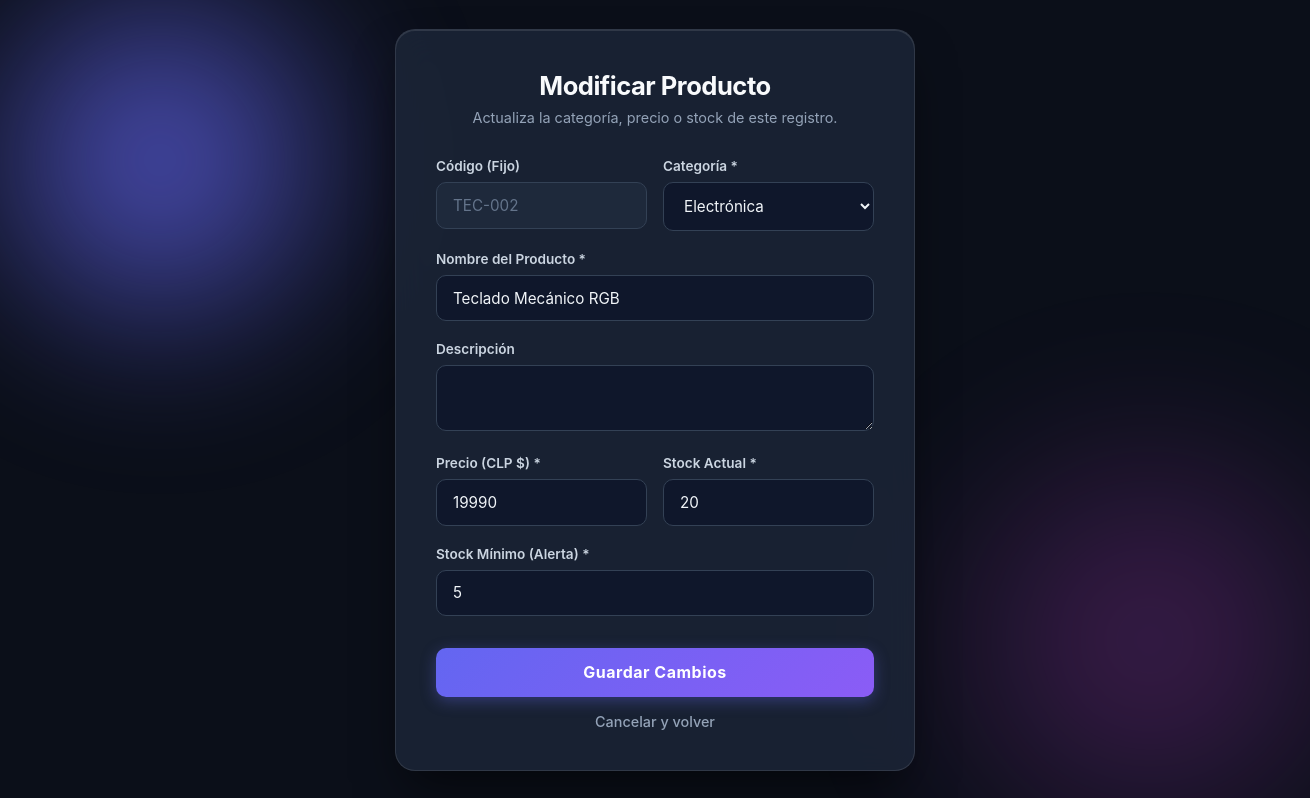
Screenshot of /editar_producto.php?id=3 (signed in) with the database file from the repository.
### tables this page shows
CREATE TABLE `producto` (
  `id_producto` int(11) NOT NULL,
  `id_categoria` int(11) NOT NULL,
  `codigo` varchar(50) NOT NULL,
  `nombre` varchar(150) NOT NULL,
  `descripcion` text DEFAULT NULL,
  `precio` decimal(10,2) NOT NULL,
  `stock_actual` int(11) NOT NULL DEFAULT 0,
  `stock_minimo` int(11) NOT NULL DEFAULT 0,
  `estado` tinyint(4) NOT NULL DEFAULT 1
);

CREATE TABLE `categoria` (
  `id_categoria` int(11) NOT NULL,
  `nombre` varchar(100) NOT NULL,
  `descripcion` varchar(255) DEFAULT NULL,
  `estado` tinyint(4) NOT NULL DEFAULT 1
);

### editar_producto.php (the view, shortened to what this page needs)
<?php
require_once "conexion.php";
$id_producto = $_GET["id"] ?? null;
try {
    $consultaCategorias = $conexion->query("SELECT id_categoria, nombre FROM categoria WHERE estado = 1 ORDER BY nombre ASC");
    $categorias = $consultaCategorias->fetchAll(PDO::FETCH_ASSOC);
} catch (PDOException $e) {
    $mensaje_error = "Error al cargar categorías: " . $e->getMessage();
}
try {
    $stmt = $conexion->prepare("SELECT * FROM producto WHERE id_producto = :id LIMIT 1");
    $stmt->execute([":id" => $id_producto]);
    $producto = $stmt->fetch(PDO::FETCH_ASSOC);
} catch (PDOException $e) {
    die("Error al consultar el producto: " . $e->getMessage());
}
?>
<!DOCTYPE html>
<html lang="es">
<head>
  <link rel="stylesheet" href="diseño.css">
</head>
<body>
  <div class="form-container">
    <div class="form-header">
      <h2>Modificar Producto</h2>
      <p>Actualiza la categoría, precio o stock de este registro.</p>
    </div>
    <form action="editar_producto.php?id=<?= $producto['id_producto'] ?>" method="POST">
      <div class="form-row">
        <div class="form-group">
          <label for="codigo">Código (Fijo)</label>
          <input type="text" id="codigo" class="input-disabled" value="<?= htmlspecialchars($producto['codigo']) ?>" disabled>
        </div>
        <div class="form-group">
          <label for="id_categoria">Categoría *</label>
          <select id="id_categoria" name="id_categoria" required>
            <?php foreach ($categorias as $cat): ?>
              <option value="<?= $cat['id_categoria'] ?>" <?= ($producto['id_categoria'] == $cat['id_categoria']) ? 'selected' : '' ?>>
                <?= htmlspecialchars($cat['nombre']) ?>
              </option>
            <?php endforeach; ?>
          </select>
        </div>
      </div>
      <div class="form-group">
        <label for="nombre">Nombre del Producto *</label>
        <input type="text" id="nombre" name="nombre" required value="<?= htmlspecialchars($producto['nombre']) ?>">
      </div>
      <div class="form-group">
        <label for="descripcion">Descripción</label>
        <textarea id="descripcion" name="descripcion" rows="2"><?= htmlspecialchars($producto['descripcion']) ?></textarea>
      </div>
      <div class="form-row">
        <div class="form-group">
          <label for="precio">Precio (CLP $) *</label>
          <input type="number" id="precio" name="precio" step="1" min="0" required value="<?= htmlspecialchars(round($producto['precio'])) ?>">
        </div>
        <div class="form-group">
          <label for="stock_actual">Stock Actual *</label>
          <input type="number" id="stock_actual" name="stock_actual" min="0" required value="<?= htmlspecialchars($producto['stock_actual']) ?>">
        </div>
      </div>
      <div class="form-group">
        <label for="stock_minimo">Stock Mínimo (Alerta) *</label>
        <input type="number" id="stock_minimo" name="stock_minimo" min="0" required value="<?= htmlspecialchars($producto['stock_minimo']) ?>">
      </div>
      <button type="submit">Guardar Cambios</button>
      <a href="inicio.php" class="btn-cancelar">Cancelar y volver</a>
    </form>
  </div>
</body>
</html>

### diseño.css (style rules this page uses)
* { box-sizing: border-box; margin: 0; padding: 0; font-family: -apple-system, BlinkMacSystemFont, "Segoe UI", Roboto, Helvetica, Arial, sans-serif; }
body { background-color: #0b0f19; display: flex; justify-content: center; align-items: center; min-height: 100vh; padding: 1.5rem; position: relative; overflow: hidden; }
body::before { content: ""; position: absolute; width: 480px; height: 480px; background: radial-gradient(circle, rgba(99, 102, 241, 0.8) 0%, rgba(99, 102, 241, 0) 70%); top: -80px; left: -80px; border-radius: 50%; filter: blur(60px); z-index: 0; animation: floatOrbOne 14s ease-in-out infinite alternate; }
body::after { content: ""; position: absolute; width: 520px; height: 520px; background: radial-gradient(circle, rgba(217, 70, 239, 0.28) 0%, rgba(217, 70, 239, 0) 70%); bottom: -100px; right: -100px; border-radius: 50%; filter: blur(70px); z-index: 0; animation: floatOrbTwo 16s ease-in-out infinite alternate; }
.form-container { position: relative; z-index: 1; background: rgba(30, 41, 59, 0.75); backdrop-filter: blur(16px); -webkit-backdrop-filter: blur(16px); width: 100%; max-width: 440px; padding: 2.5rem; border-radius: 20px; border: 1px solid rgba(255, 255, 255, 0.1); box-shadow: 0 25px 50px -12px rgba(0, 0, 0, 0.6), inset 0 1px 0 rgba(255, 255, 255, 0.1); animation: fadeInUp 0.6s cubic-bezier(0.16, 1, 0.3, 1) forwards; }
.form-header { margin-bottom: 2rem; text-align: center; }
.form-header h2 { font-size: 1.6rem; font-weight: 700; color: #f8fafc; margin-bottom: 0.5rem; letter-spacing: -0.02em; }
.form-header p { font-size: 0.9rem; color: #94a3b8; }
.form-group { margin-bottom: 1.25rem; }
label { display: block; font-size: 0.85rem; font-weight: 600; color: #cbd5e1; margin-bottom: 0.5rem; }
input, textarea { width: 100%; padding: 0.8rem 1rem; border: 1.5px solid #334155; border-radius: 10px; font-size: 0.95rem; color: #f1f5f9; background-color: rgba(15, 23, 42, 0.85); outline: none; transition: all 0.25s ease; }
input::placeholder, textarea::placeholder { color: #64748b; }
button { position: relative; width: 100%; padding: 0.9rem 1.5rem; font-size: 1rem; font-weight: 700; letter-spacing: 0.5px; color: #ffffff; border: none; border-radius: 10px; cursor: pointer; margin-top: 0.75rem; overflow: hidden; background: linear-gradient(135deg, #6366f1, #8b5cf6, #d946ef); background-size: 200% 200%; box-shadow: 0 4px 15px rgba(99, 102, 241, 0.35); transition: all 0.3s cubic-bezier(0.4, 0, 0.2, 1); animation: pulseGradient 6s ease infinite; }
button::before { content: ''; position: absolute; top: 0; left: -100%; width: 60%; height: 100%; background: linear-gradient( 120deg, transparent, rgba(255, 255, 255, 0.35), transparent ); transform: skewX(-20deg); transition: left 0.6s ease; }

### editar_producto.php (style rules this page uses)
select { width: 100%; padding: 0.8rem 1rem; border: 1.5px solid #334155; border-radius: 10px; font-size: 0.95rem; color: #f1f5f9; background-color: rgba(15, 23, 42, 0.85); outline: none; transition: all 0.25s ease; cursor: pointer; }
select option { background-color: #0f172a; color: #f1f5f9; }
.form-row { display: grid; grid-template-columns: 1fr 1fr; gap: 1rem; }
.form-container { max-width: 520px; }
.input-disabled { background-color: #1e293b !important; color: #64748b !important; cursor: not-allowed; border-color: #334155 !important; }
.btn-cancelar { display: block; text-align: center; margin-top: 1rem; color: #94a3b8; font-size: 0.9rem; text-decoration: none; font-weight: 500; transition: color 0.2s ease; }

### rows the page displays
producto: codigo "TEC-002", id_categoria "Electrónica", nombre "Teclado Mecánico RGB", precio "19990", stock_actual "20", stock_minimo "5"
